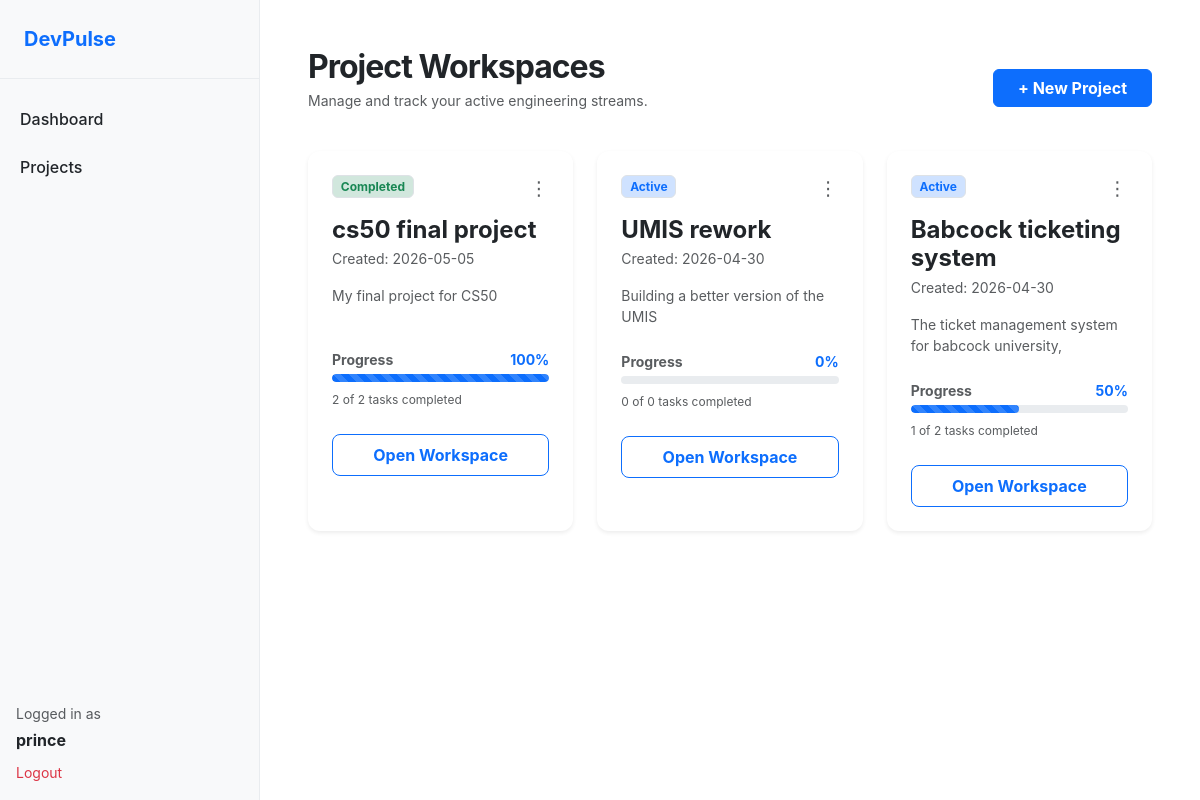
The app's page /projects (signed in), older data.
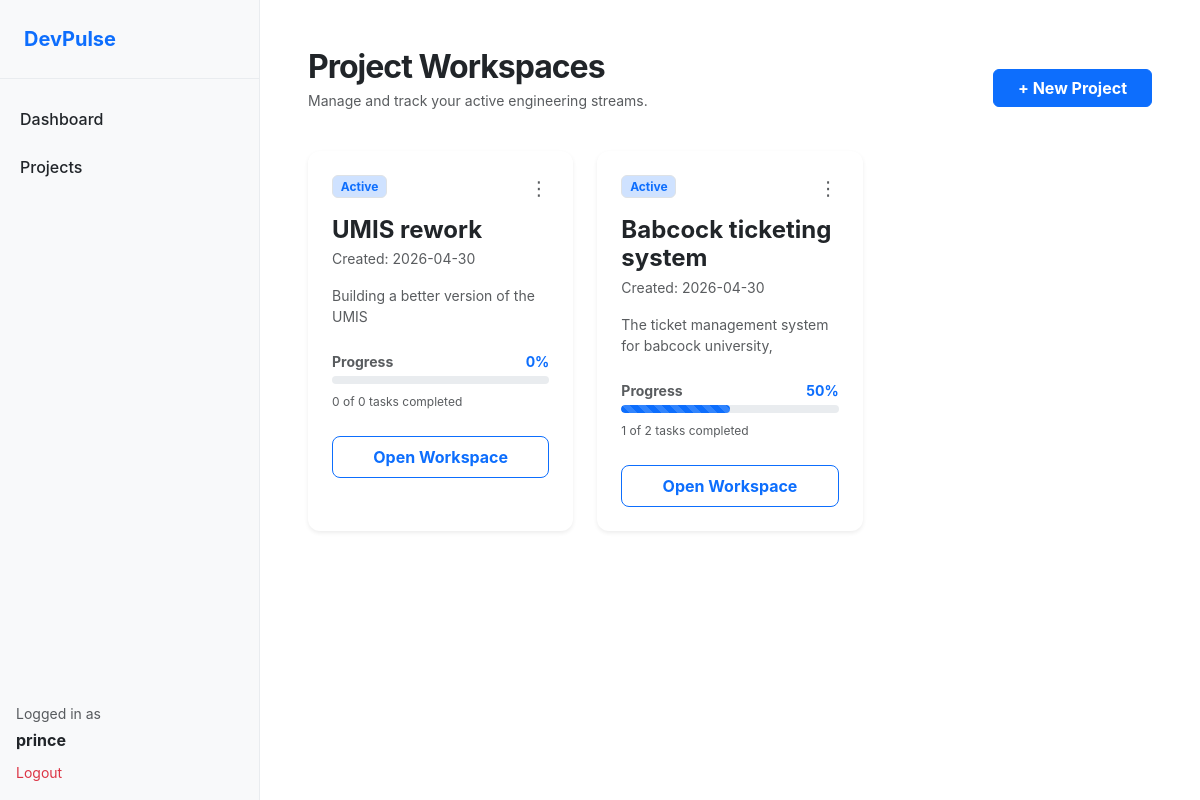
The same page, newer data.
### tables this page shows
CREATE TABLE projects (
    id INTEGER PRIMARY KEY AUTOINCREMENT,
    name TEXT NOT NULL,
    description TEXT,
    owner_id INTEGER NOT NULL,
    created_at DATETIME DEFAULT CURRENT_TIMESTAMP, status TEXT DEFAULT 'Active',
    FOREIGN KEY (owner_id) REFERENCES users(id) ON DELETE CASCADE
);

### app.py (the view)
@app.route("/projects", methods=["GET", "POST"])
@login_required
def projects():
    if request.method == "POST":
        name = request.form.get("name")
        description = request.form.get("description")
        db.execute("INSERT INTO projects (name, description, owner_id) VALUES (?, ?, ?)",
                   name, description, session["user_id"])
        return redirect("/projects")
    rows = db.execute("""
        SELECT p.*,
        (SELECT COUNT(*) FROM tasks t WHERE t.project_id = p.id) AS total_tasks,
        (SELECT COUNT(*) FROM tasks t WHERE t.project_id = p.id AND t.status = 'Done') AS done_tasks
        FROM projects p
        WHERE p.owner_id = ?
        ORDER BY p.created_at DESC
    """, session["user_id"])
    for row in rows:
        if row["total_tasks"] > 0:
            row["progress"] = int((row["done_tasks"] / row["total_tasks"]) * 100)
        else:
            row["progress"] = 0
    print("DEBUG: Rendering Projects Page")
    return render_template("projects.html", projects=rows)

### app.py (called while the page is built)
def login_required(f):
    @wraps(f)
    def decorated_function(*args, **kwargs):
        if session.get("user_id") is None:
            return redirect("/login")
        return f(*args, **kwargs)
    return decorated_function

@app.after_request
def after_request(response):
    response.headers["Cache-Control"] = "no-cache, no-store, must-revalidate"
    response.headers["Expires"] = 0
    response.headers["Pragma"] = "no-cache"
    return response

### templates/projects.html (shortened to what this page needs)
{% extends "layout.html" %}
{% block main %}
<div class="d-flex justify-content-between align-items-center mb-4">
    <div>
        <h2 class="fw-bold mb-1" style="letter-spacing: -1px;">Project Workspaces</h2>
        <p class="text-muted small">Manage and track your active engineering streams.</p>
    </div>
    <button class="btn btn-primary fw-bold px-4" data-bs-toggle="modal" data-bs-target="#newProjectModal">
        + New Project
    </button>
</div>
<div class="row g-4">
    {% for project in projects %}
    <div class="col-md-6 col-lg-4">
        <div class="card shadow-sm border-0 h-100" style="border-radius: 12px; background: #ffffff;">
            <div class="card-body p-4">
                <div class="d-flex justify-content-between align-items-start mb-3">
                    <span
                        class="badge {% if project.status == 'Active' %}bg-primary-subtle text-primary{% else %}bg-success-subtle text-success{% endif %} border">
                        {{ project.status }}
                    </span>
                    <div class="dropdown">
                        <button class="btn btn-sm text-muted p-0" data-bs-toggle="dropdown" aria-expanded="false"
                            style="line-height: 1;">
                            <span style="font-size: 1.2rem;">⋮</span>
                        </button>
                    </div>
                </div>
                <h4 class="fw-bold text-dark mb-1">{{ project.name }}</h4>
                <small class="text-muted d-block mb-3">Created: {{ project.created_at[:10] if project.created_at else
                    "Recently" }}</small>
                <p class="text-muted small mb-4" style="min-height: 40px;">
                    {{ project.description if project.description else "No description provided for this workspace." }}
                </p>
                <div class="mb-4">
                    <div class="d-flex justify-content-between align-items-center mb-1">
                        <span class="small fw-bold text-muted">Progress</span>
                        <span class="small fw-bold text-primary">{{ project.progress }}%</span>
                    </div>
                    <div class="progress" style="height: 8px; border-radius: 10px; background-color: #e9ecef;">
                        <div class="progress-bar progress-bar-striped progress-bar-animated bg-primary"
                            role="progressbar" style="width: {{ project.progress|safe }}%; border-radius: 10px;"
                            aria-valuenow="{{ project.progress }}" aria-valuemin="0" aria-valuemax="100">
                        </div>
                    </div>
                    <div class="mt-1">
                        <small class="text-muted" style="font-size: 0.75rem;">
                            {{ project.done_tasks }} of {{ project.total_tasks }} tasks completed
                        </small>
                    </div>
                </div>
                <a href="/project/{{ project.id }}" class="btn btn-outline-primary w-100 fw-bold py-2"
                    style="border-radius: 8px;">
                    Open Workspace
                </a>
            </div>
        </div>
    </div>
    {% else %}
    <div class="col-12 text-center py-5 bg-light rounded-4 border border-dashed">
        <h5 class="text-muted fw-normal">No projects found. Create your first workspace to get started.</h5>
    </div>
    {% endfor %}
</div>
{% endblock %}

### templates/layout.html (shortened to what this page needs)
<!DOCTYPE html>
<html lang="en">
<head>
    <link href="https://cdn.jsdelivr.net/npm/bootstrap@5.3.3/dist/css/bootstrap.min.css" rel="stylesheet">
    <link rel="stylesheet" href="/static/styles.css">
</head>
<body>
    {% if session["user_id"] %}
    <div class="d-flex">
        <nav id="sidebar" class="d-flex flex-column">
            <div class="sidebar-heading">DevPulse</div>
            <div class="mt-3">
                <a href="/" class="nav-link-custom">Dashboard</a>
                <a href="/projects" class="nav-link-custom">Projects</a>
            </div>
            <div class="mt-auto p-3 border-top border-light">
                <p class="small text-muted mb-1">Logged in as</p>
                <p class="fw-bold mb-2">{{ session.username }}</p>
                <a href="/logout" class="text-danger text-decoration-none small">Logout</a>
            </div>
        </nav>
        <main class="flex-grow-1 p-5">
            {% block main %}{% endblock %}
        </main>
    </div>
    {% else %}
    <div class="vh-100 d-flex align-items-center justify-content-center bg-light">
        {% block auth %}{% endblock %}
    </div>
    {% endif %}
</body>
</html>

### static/styles.css (style rules this page uses)
:root { --bg-main: #ffffff; --bg-sidebar: #f8f9fa; --border: #e9ecef; --text-main: #212529; --text-muted: #6c757d; --primary: #0d6efd; --sidebar-active: #e2e6ea; }
body { background-color: var(--bg-main); color: var(--text-main); font-family: 'Inter', -apple-system, sans-serif; margin: 0; }
#sidebar { min-width: 260px; background-color: var(--bg-sidebar); border-right: 1px solid var(--border); height: 100vh; }
.sidebar-heading { padding: 1.5rem; font-size: 1.25rem; font-weight: 700; color: var(--primary); border-bottom: 1px solid var(--border); }
.nav-link-custom { color: var(--text-main); padding: 12px 20px; text-decoration: none; display: block; font-weight: 500; transition: background 0.2s; }

Row changes from the older to the newer data that the page shows:
removed projects: status "Completed", name "cs50 final project", created_at "2026-05-05", description "My final project for CS50", progress "100", done_tasks "2", total_tasks "2"
